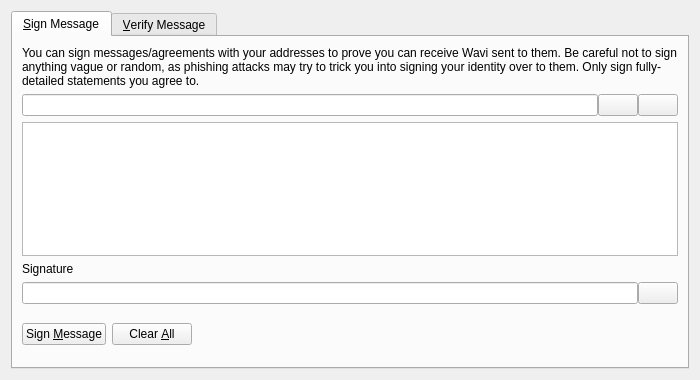
<?xml version="1.0" encoding="UTF-8"?>
<ui version="4.0">
 <class>SignVerifyMessageDialog</class>
 <widget class="QDialog" name="SignVerifyMessageDialog">
  <property name="geometry">
   <rect>
    <x>0</x>
    <y>0</y>
    <width>700</width>
    <height>380</height>
   </rect>
  </property>
  <property name="windowTitle">
   <string>Signatures - Sign / Verify a Message</string>
  </property>
  <property name="modal">
   <bool>true</bool>
  </property>
  <layout class="QVBoxLayout" name="verticalLayout">
   <item>
    <widget class="QTabWidget" name="tabWidget">
     <property name="currentIndex">
      <number>0</number>
     </property>
     <widget class="QWidget" name="tabSignMessage">
      <attribute name="title">
       <string>&amp;Sign Message</string>
      </attribute>
      <layout class="QVBoxLayout" name="verticalLayout_SM">
       <item>
        <widget class="QLabel" name="infoLabel_SM">
         <property name="text">
          <string>You can sign messages/agreements with your addresses to prove you can receive Wavi sent to them. Be careful not to sign anything vague or random, as phishing attacks may try to trick you into signing your identity over to them. Only sign fully-detailed statements you agree to.</string>
         </property>
         <property name="textFormat">
          <enum>Qt::PlainText</enum>
         </property>
         <property name="wordWrap">
          <bool>true</bool>
         </property>
        </widget>
       </item>
       <item>
        <layout class="QHBoxLayout" name="horizontalLayout_1_SM">
         <property name="spacing">
          <number>0</number>
         </property>
         <item>
          <widget class="QValidatedLineEdit" name="addressIn_SM">
           <property name="toolTip">
            <string>The Wavi address to sign the message with</string>
           </property>
          </widget>
         </item>
         <item>
          <widget class="QPushButton" name="addressBookButton_SM">
           <property name="toolTip">
            <string>Choose previously used address</string>
           </property>
           <property name="text">
            <string/>
           </property>
           <property name="shortcut">
            <string>Alt+A</string>
           </property>
           <property name="autoDefault">
            <bool>false</bool>
           </property>
          </widget>
         </item>
         <item>
          <widget class="QPushButton" name="pasteButton_SM">
           <property name="toolTip">
            <string>Paste address from clipboard</string>
           </property>
           <property name="text">
            <string/>
           </property>
           <property name="shortcut">
            <string>Alt+P</string>
           </property>
           <property name="autoDefault">
            <bool>false</bool>
           </property>
          </widget>
         </item>
        </layout>
       </item>
       <item>
        <widget class="QPlainTextEdit" name="messageIn_SM">
         <property name="toolTip">
          <string>Enter the message you want to sign here</string>
         </property>
        </widget>
       </item>
       <item>
        <widget class="QLabel" name="signatureLabel_SM">
         <property name="text">
          <string>Signature</string>
         </property>
         <property name="textFormat">
          <enum>Qt::PlainText</enum>
         </property>
        </widget>
       </item>
       <item>
        <layout class="QHBoxLayout" name="horizontalLayout_2_SM">
         <property name="spacing">
          <number>0</number>
         </property>
         <item>
          <widget class="QLineEdit" name="signatureOut_SM">
           <property name="font">
            <font>
             <italic>true</italic>
            </font>
           </property>
           <property name="readOnly">
            <bool>true</bool>
           </property>
          </widget>
         </item>
         <item>
          <widget class="QPushButton" name="copySignatureButton_SM">
           <property name="toolTip">
            <string>Copy the current signature to the system clipboard</string>
           </property>
           <property name="text">
            <string/>
           </property>
           <property name="autoDefault">
            <bool>false</bool>
           </property>
          </widget>
         </item>
        </layout>
       </item>
       <item>
        <layout class="QHBoxLayout" name="horizontalLayout_3_SM">
         <item>
          <widget class="QPushButton" name="signMessageButton_SM">
           <property name="toolTip">
            <string>Sign the message to prove you own this Wavi address</string>
           </property>
           <property name="text">
            <string>Sign &amp;Message</string>
           </property>
           <property name="autoDefault">
            <bool>false</bool>
           </property>
          </widget>
         </item>
         <item>
          <widget class="QPushButton" name="clearButton_SM">
           <property name="toolTip">
            <string>Reset all sign message fields</string>
           </property>
           <property name="text">
            <string>Clear &amp;All</string>
           </property>
           <property name="autoDefault">
            <bool>false</bool>
           </property>
          </widget>
         </item>
         <item>
          <spacer name="horizontalSpacer_1_SM">
           <property name="orientation">
            <enum>Qt::Horizontal</enum>
           </property>
           <property name="sizeHint" stdset="0">
            <size>
             <width>40</width>
             <height>48</height>
            </size>
           </property>
          </spacer>
         </item>
         <item>
          <widget class="QLabel" name="statusLabel_SM">
           <property name="font">
            <font>
             <weight>75</weight>
             <bold>true</bold>
            </font>
           </property>
           <property name="text">
            <string/>
           </property>
           <property name="wordWrap">
            <bool>true</bool>
           </property>
          </widget>
         </item>
         <item>
          <spacer name="horizontalSpacer_2_SM">
           <property name="orientation">
            <enum>Qt::Horizontal</enum>
           </property>
           <property name="sizeHint" stdset="0">
            <size>
             <width>40</width>
             <height>48</height>
            </size>
           </property>
          </spacer>
         </item>
        </layout>
       </item>
      </layout>
     </widget>
     <widget class="QWidget" name="tabVerifyMessage">
      <attribute name="title">
       <string>&amp;Verify Message</string>
      </attribute>
      <layout class="QVBoxLayout" name="verticalLayout_VM">
       <item>
        <widget class="QLabel" name="infoLabel_VM">
         <property name="text">
          <string>Enter the receiver's address, message (ensure you copy line breaks, spaces, tabs, etc. exactly) and signature below to verify the message. Be careful not to read more into the signature than what is in the signed message itself, to avoid being tricked by a man-in-the-middle attack. Note that this only proves the signing party receives with the address, it cannot prove sendership of any transaction!</string>
         </property>
         <property name="textFormat">
          <enum>Qt::PlainText</enum>
         </property>
         <property name="alignment">
          <set>Qt::AlignLeading|Qt::AlignLeft|Qt::AlignTop</set>
         </property>
         <property name="wordWrap">
          <bool>true</bool>
         </property>
        </widget>
       </item>
       <item>
        <layout class="QHBoxLayout" name="horizontalLayout_1_VM">
         <property name="spacing">
          <number>0</number>
         </property>
         <item>
          <widget class="QValidatedLineEdit" name="addressIn_VM">
           <property name="toolTip">
            <string>The Wavi address the message was signed with</string>
           </property>
          </widget>
         </item>
         <item>
          <widget class="QPushButton" name="addressBookButton_VM">
           <property name="toolTip">
            <string>Choose previously used address</string>
           </property>
           <property name="text">
            <string/>
           </property>
           <property name="shortcut">
            <string>Alt+A</string>
           </property>
           <property name="autoDefault">
            <bool>false</bool>
           </property>
          </widget>
         </item>
        </layout>
       </item>
       <item>
        <widget class="QPlainTextEdit" name="messageIn_VM"/>
       </item>
       <item>
        <widget class="QValidatedLineEdit" name="signatureIn_VM"/>
       </item>
       <item>
        <layout class="QHBoxLayout" name="horizontalLayout_2_VM">
         <item>
          <widget class="QPushButton" name="verifyMessageButton_VM">
           <property name="toolTip">
            <string>Verify the message to ensure it was signed with the specified Wavi address</string>
           </property>
           <property name="text">
            <string>Verify &amp;Message</string>
           </property>
           <property name="autoDefault">
            <bool>false</bool>
           </property>
          </widget>
         </item>
         <item>
          <widget class="QPushButton" name="clearButton_VM">
           <property name="toolTip">
            <string>Reset all verify message fields</string>
           </property>
           <property name="text">
            <string>Clear &amp;All</string>
           </property>
           <property name="autoDefault">
            <bool>false</bool>
           </property>
          </widget>
         </item>
         <item>
          <spacer name="horizontalSpacer_1_VM">
           <property name="orientation">
            <enum>Qt::Horizontal</enum>
           </property>
           <property name="sizeHint" stdset="0">
            <size>
             <width>40</width>
             <height>48</height>
            </size>
           </property>
          </spacer>
         </item>
         <item>
          <widget class="QLabel" name="statusLabel_VM">
           <property name="font">
            <font>
             <weight>75</weight>
             <bold>true</bold>
            </font>
           </property>
           <property name="text">
            <string/>
           </property>
           <property name="wordWrap">
            <bool>true</bool>
           </property>
          </widget>
         </item>
         <item>
          <spacer name="horizontalSpacer_2_VM">
           <property name="orientation">
            <enum>Qt::Horizontal</enum>
           </property>
           <property name="sizeHint" stdset="0">
            <size>
             <width>40</width>
             <height>48</height>
            </size>
           </property>
          </spacer>
         </item>
        </layout>
       </item>
      </layout>
     </widget>
    </widget>
   </item>
  </layout>
 </widget>
 <customwidgets>
  <customwidget>
   <class>QValidatedLineEdit</class>
   <extends>QLineEdit</extends>
   <header>qvalidatedlineedit.h</header>
  </customwidget>
 </customwidgets>
 <resources>
  <include location="../wavi.qrc"/>
 </resources>
 <connections/>
</ui>
